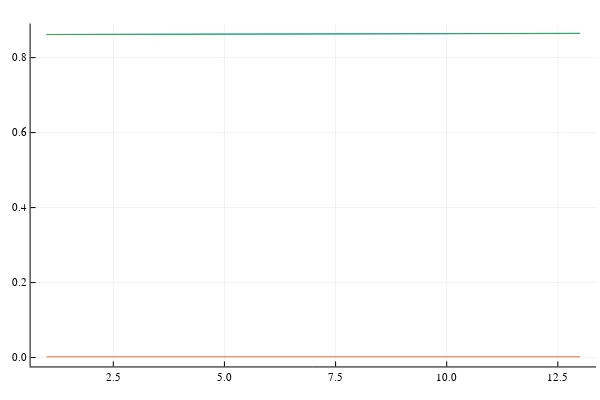

The code cell stored with this chart in its notebook:
### Code cell
p1 = plot(b'[1244:end,1], label = "exact", title="LME")
p1 = plot!(bᵖᵒᵖ'[1244:end,1], label = "POP (all coefs)")
p1 = plot!(bᴿᴹ'[1244:end,1], label = "POP (small coefs removed)")
#savefig(psb1, "Bloch1_spin-boson.pdf")
p2 = plot(b'[1244:end,2], label = "")
p2 = plot!(bᵖᵒᵖ'[1244:end,2], label = "")
p2 = plot!(bᴿᴹ'[1244:end,2], label = "")
#savefig(psb2, "Bloch2_spin-boson.pdf")
p3 = plot(b'[1244:end,3], label = "")
p3 = plot!(bᵖᵒᵖ'[1244:end,3], label = "")
p3 = plot!(bᴿᴹ'[1244:end,3], label = "")
#savefig(psb3, "Bloch3_spin-boson.pdf")

### Figure 1 — Plotly figure (JSON) as saved in the notebook; plotly's stock layout.template omitted (floating-point values rounded to 4 significant figures)
{"data": [{"colorbar": {"len": 0.9525, "title": "", "x": 0.9934, "y": 0.5139}, "legendgroup": "", "line": {"color": "rgba(0, 154, 250, 1.000)", "dash": "solid", "shape": "linear", "width": 1}, "mode": "lines", "name": "", "showlegend": false, "type": "scatter", "x": [1, 2, 3, 4, 5, 6, 7, 8, 9, 10, 11, 12, 13], "xaxis": "x", "y": [0.8617, 0.8621, 0.8624, 0.8627, 0.863, 0.8633, 0.8636, 0.8639, 0.8641, 0.8644, 0.8646, 0.8648, 0.865], "yaxis": "y"}, {"colorbar": {"len": 0.9525, "title": "", "x": 0.9934, "y": 0.5139}, "legendgroup": "", "line": {"color": "rgba(227, 111, 71, 1.000)", "dash": "solid", "shape": "linear", "width": 1}, "mode": "lines", "name": "", "showlegend": false, "type": "scatter", "x": [1, 2, 3, 4, 5, 6, 7, 8, 9, 10, 11, 12, 13], "xaxis": "x", "y": [0.002121, 0.002121, 0.002121, 0.00212, 0.002118, 0.002117, 0.002116, 0.002116, 0.002116, 0.002117, 0.002118, 0.002119, 0.002121], "yaxis": "y"}, {"colorbar": {"len": 0.9525, "title": "", "x": 0.9934, "y": 0.5139}, "legendgroup": "", "line": {"color": "rgba(62, 164, 78, 1.000)", "dash": "solid", "shape": "linear", "width": 1}, "mode": "lines", "name": "", "showlegend": false, "type": "scatter", "x": [1, 2, 3, 4, 5, 6, 7, 8, 9, 10, 11, 12, 13], "xaxis": "x", "y": [0.8616, 0.8618, 0.862, 0.8622, 0.8625, 0.8627, 0.8629, 0.8631, 0.8633, 0.8635, 0.8638, 0.864, 0.8642], "yaxis": "y"}], "layout": {"annotations": [], "height": 400, "legend": {"bgcolor": "rgba(255, 255, 255, 1.000)", "bordercolor": "rgba(0, 0, 0, 1.000)", "borderwidth": 1, "font": {"color": "rgba(0, 0, 0, 1.000)", "family": "sans-serif", "size": 11}, "title": {"font": {"color": "rgba(0, 0, 0, 1.000)", "family": "sans-serif", "size": 15}, "text": ""}, "tracegroupgap": 0, "traceorder": "normal", "x": 1, "xanchor": "auto", "y": 1, "yanchor": "auto"}, "margin": {"b": 20, "l": 0, "r": 0, "t": 20}, "paper_bgcolor": "rgba(255, 255, 255, 1.000)", "plot_bgcolor": "rgba(255, 255, 255, 1.000)", "showlegend": true, "width": 600, "xaxis": {"anchor": "y", "domain": [0.05101, 0.9934], "gridcolor": "rgba(0, 0, 0, 0.100)", "gridwidth": 0.5, "linecolor": "rgba(0, 0, 0, 1.000)", "mirror": false, "range": [0.64, 13.36], "showgrid": true, "showline": true, "showticklabels": true, "tickangle": 0, "tickcolor": "rgb(0, 0, 0)", "tickfont": {"color": "rgba(0, 0, 0, 1.000)", "family": "sans-serif", "size": 11}, "tickmode": "array", "ticks": "inside", "ticktext": ["2.5", "5.0", "7.5", "10.0", "12.5"], "tickvals": [2.5, 5, 7.5, 10, 12.5], "title": "", "titlefont": {"color": "rgba(0, 0, 0, 1.000)", "family": "sans-serif", "size": 15}, "type": "-", "visible": true, "zeroline": false, "zerolinecolor": "rgba(0, 0, 0, 1.000)"}, "yaxis": {"anchor": "x", "domain": [0.03762, 0.9902], "gridcolor": "rgba(0, 0, 0, 0.100)", "gridwidth": 0.5, "linecolor": "rgba(0, 0, 0, 1.000)", "mirror": false, "range": [-0.02377, 0.8909], "showgrid": true, "showline": true, "showticklabels": true, "tickangle": 0, "tickcolor": "rgb(0, 0, 0)", "tickfont": {"color": "rgba(0, 0, 0, 1.000)", "family": "sans-serif", "size": 11}, "tickmode": "array", "ticks": "inside", "ticktext": ["0.0", "0.2", "0.4", "0.6", "0.8"], "tickvals": [0, 0.2, 0.4, 0.6, 0.8], "title": "", "titlefont": {"color": "rgba(0, 0, 0, 1.000)", "family": "sans-serif", "size": 15}, "type": "-", "visible": true, "zeroline": false, "zerolinecolor": "rgba(0, 0, 0, 1.000)"}}}
